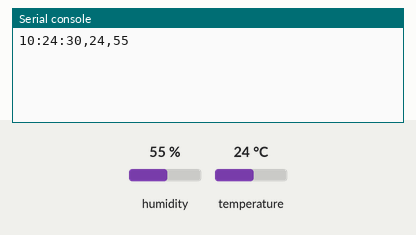
The program below on a simulated CircuitPython board. On the bench: the last lines printed to the serial console. Inputs (shaded band) come from the test bench; at power-on: humidity 55 %, temperature 24 °C. The clock reads 2024-03-15 10:24:30 at power-on unless the program sets it.

Above: at 1.2 s.
1.3 s: humidity set to 22 %
At 6.0 s:
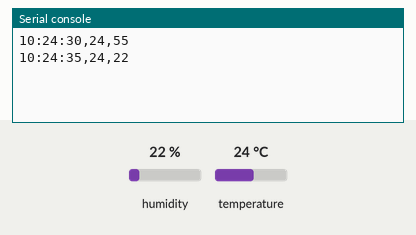
7.3 s: temperature set to 12 °C
At 11.9 s:
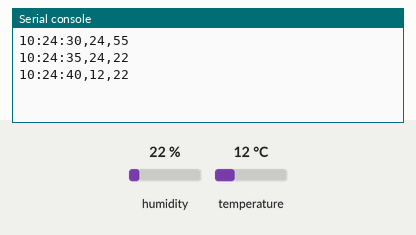
13.3 s: humidity set to 40 %
At 16.7 s:
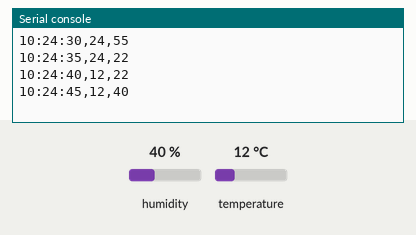
Timing chart, 0 to 18.2 s (numbered marks = the images above; inputs shaded):
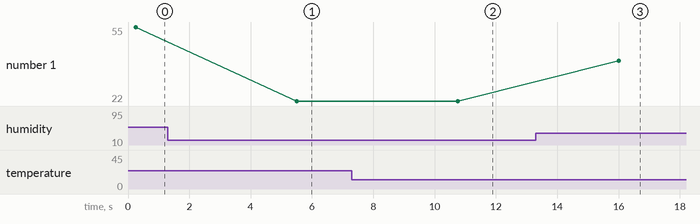

The program:

02-temperature-humidity-sensor.py
```python
# Write your code here :-)
import time
import adafruit_dht
import board

# Constants
INTERVAL = 5

# Setup
dht = adafruit_dht.DHT11(board.D9)  # nRF52840, Grove D4

# Main Loop
while True:
    start = time.time()
    t = time.localtime(start)
    try:
        # Read the temperature and convert it to integer
        temperature = int(round(dht.temperature))
        # Read the humidity and convert it to integer
        humidity = int(round(dht.humidity))
        # Print timestamp, temperatur, humidity
        output = ("{:d}:{:02d}:{:02d},{:g},{:g}".format(t.tm_hour, t.tm_min, t.tm_sec, temperature, humidity))

        print(output)


    except RuntimeError as e:
        # Reading doesn't always work! Just print error and we'll try again
        print("{:d}:{:02d}:{:02d},{:g},{:g}".format(
            t.tm_hour, t.tm_min, t.tm_sec, -1, -1))

    end = time.time()
    # Wait for the remaining time
    time.sleep(INTERVAL - (end - start))
```

Measured:
- after the input at 1.3 s, the serial console: prints a new line after 4.2 s (image 1)
- after the input at 7.3 s, the serial console: prints a new line after 3.5 s (image 2)
- after the input at 13.3 s, the serial console: prints a new line after 2.7 s (image 3)
- plotted number 1: 55 → 22 after the input at 1.3 s
